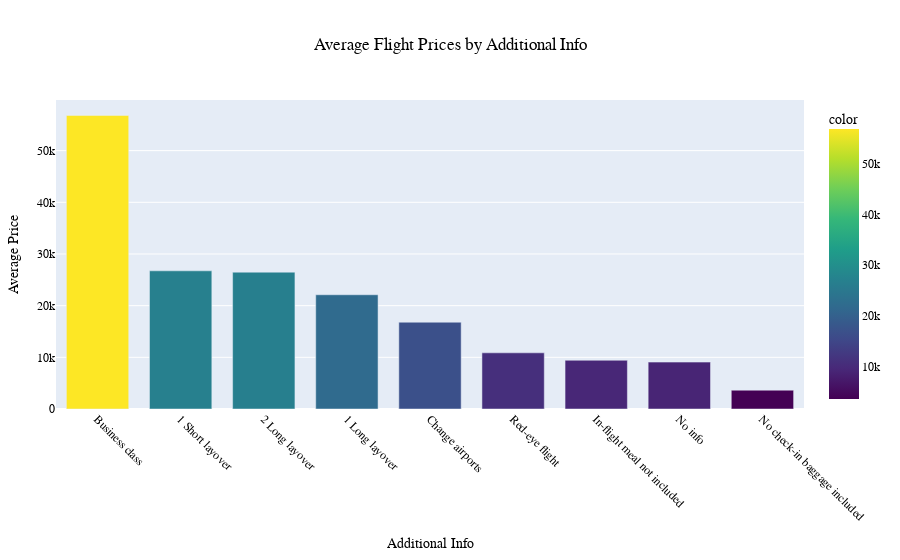

Notebook code cell kept with this figure:
### Code cell
fig = px.bar(grouped_by_add_info, color = grouped_by_add_info.values, color_continuous_scale = 'Viridis')

# Update layout and styling
fig.update_layout(
    title = 'Average Flight Prices by Additional Info',
    title_x = 0.5,  # Center the title
    xaxis_title = 'Additional Info',
    yaxis_title = 'Average Price',
    #plot_bgcolor = 'rgba(240, 240, 240, 1)',  # Light background color
    xaxis_tickangle = 45,  # Rotate x-axis labels for better readability
    bargap = 0.25,  # Adjust gap between bars
    font = dict(family = 'Arial', size = 12, color = 'black'),  # Font styling
    showlegend = True,   # Show legend
    margin = dict(t=100, b=50, l=50, r=50)  # Add margin to prevent overlap
)

fig.show()

### Figure 1 — Plotly figure (JSON) as saved in the notebook; plotly's stock layout.template omitted (floating-point values rounded to 4 significant figures)
{"data": [{"alignmentgroup": "True", "hovertemplate": "Additional_Info=%{x}<br>value=%{y}<br>color=%{marker.color}<extra></extra>", "legendgroup": "", "marker": {"color": [56810.0, 26743, 26480, 22110.0, 16800.0, 10873, 9436.0, 9074.0, 3642.0], "coloraxis": "coloraxis", "pattern": {"shape": ""}}, "name": "", "offsetgroup": "", "orientation": "v", "showlegend": false, "textposition": "auto", "type": "bar", "x": ["Business class", "1 Short layover", "2 Long layover", "1 Long layover", "Change airports", "Red-eye flight", "In-flight meal not included", "No info", "No check-in baggage included"], "xaxis": "x", "y": [56810.0, 26743, 26480, 22110.0, 16800.0, 10873, 9436.0, 9074.0, 3642.0], "yaxis": "y"}], "layout": {"bargap": 0.25, "barmode": "relative", "coloraxis": {"colorbar": {"title": {"text": "color"}}, "colorscale": [[0, "#440154"], [0.1111, "#482878"], [0.2222, "#3e4989"], [0.3333, "#31688e"], [0.4444, "#26828e"], [0.5556, "#1f9e89"], [0.6667, "#35b779"], [0.7778, "#6ece58"], [0.8889, "#b5de2b"], [1, "#fde725"]]}, "font": {"color": "black", "family": "Arial", "size": 12}, "legend": {"tracegroupgap": 0}, "margin": {"b": 50, "l": 50, "r": 50, "t": 100}, "showlegend": true, "title": {"text": "Average Flight Prices by Additional Info", "x": 0.5}, "xaxis": {"anchor": "y", "domain": [0, 1], "tickangle": 45, "title": {"text": "Additional Info"}}, "yaxis": {"anchor": "x", "domain": [0, 1], "title": {"text": "Average Price"}}}}
